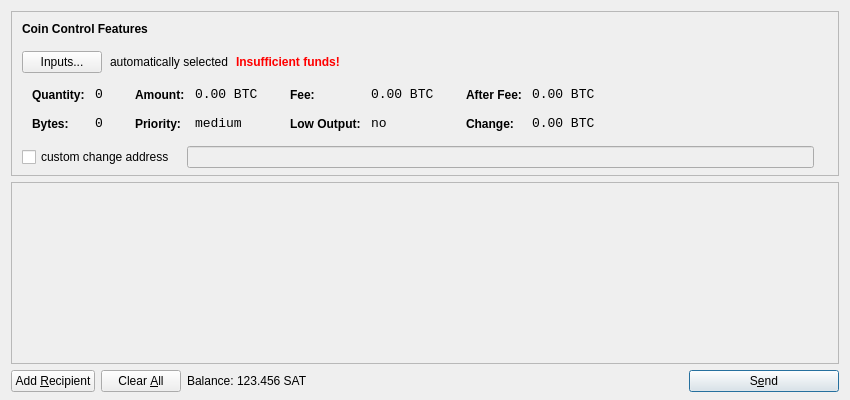
<?xml version="1.0" encoding="UTF-8"?>
<ui version="4.0">
 <class>SendCoinsDialog</class>
 <widget class="QDialog" name="SendCoinsDialog">
  <property name="geometry">
   <rect>
    <x>0</x>
    <y>0</y>
    <width>850</width>
    <height>400</height>
   </rect>
  </property>
  <property name="windowTitle">
   <string>Send Coins</string>
  </property>
  <layout class="QVBoxLayout" name="verticalLayout" stretch="0,1,0">
   <property name="bottomMargin">
    <number>8</number>
   </property>
   <item>
    <widget class="QFrame" name="frameCoinControl">
     <property name="sizePolicy">
      <sizepolicy hsizetype="Expanding" vsizetype="Expanding">
       <horstretch>0</horstretch>
       <verstretch>0</verstretch>
      </sizepolicy>
     </property>
     <property name="maximumSize">
      <size>
       <width>16777215</width>
       <height>16777215</height>
      </size>
     </property>
     <property name="frameShape">
      <enum>QFrame::StyledPanel</enum>
     </property>
     <property name="frameShadow">
      <enum>QFrame::Sunken</enum>
     </property>
     <layout class="QVBoxLayout" name="verticalLayoutCoinControl2">
      <property name="spacing">
       <number>-1</number>
      </property>
      <property name="leftMargin">
       <number>0</number>
      </property>
      <property name="topMargin">
       <number>0</number>
      </property>
      <property name="rightMargin">
       <number>0</number>
      </property>
      <property name="bottomMargin">
       <number>6</number>
      </property>
      <item>
       <layout class="QVBoxLayout" name="verticalLayoutCoinControl" stretch="0,0,0,0,1">
        <property name="spacing">
         <number>0</number>
        </property>
        <property name="leftMargin">
         <number>10</number>
        </property>
        <property name="topMargin">
         <number>10</number>
        </property>
        <item>
         <layout class="QHBoxLayout" name="horizontalLayoutCoinControl1">
          <property name="bottomMargin">
           <number>15</number>
          </property>
          <item>
           <widget class="QLabel" name="labelCoinControlFeatures">
            <property name="sizePolicy">
             <sizepolicy hsizetype="Preferred" vsizetype="Maximum">
              <horstretch>0</horstretch>
              <verstretch>0</verstretch>
             </sizepolicy>
            </property>
            <property name="font">
             <font>
              <weight>75</weight>
              <bold>true</bold>
             </font>
            </property>
            <property name="styleSheet">
             <string notr="true">font-weight:bold;</string>
            </property>
            <property name="text">
             <string>Coin Control Features</string>
            </property>
           </widget>
          </item>
         </layout>
        </item>
        <item>
         <layout class="QHBoxLayout" name="horizontalLayoutCoinControl2" stretch="0,0,0,0">
          <property name="spacing">
           <number>8</number>
          </property>
          <property name="bottomMargin">
           <number>10</number>
          </property>
          <item>
           <widget class="QPushButton" name="pushButtonCoinControl">
            <property name="styleSheet">
             <string notr="true"/>
            </property>
            <property name="text">
             <string>Inputs...</string>
            </property>
           </widget>
          </item>
          <item>
           <widget class="QLabel" name="labelCoinControlAutomaticallySelected">
            <property name="text">
             <string>automatically selected</string>
            </property>
            <property name="margin">
             <number>5</number>
            </property>
           </widget>
          </item>
          <item>
           <widget class="QLabel" name="labelCoinControlInsuffFunds">
            <property name="font">
             <font>
              <weight>75</weight>
              <bold>true</bold>
             </font>
            </property>
            <property name="styleSheet">
             <string notr="true">color:red;font-weight:bold;</string>
            </property>
            <property name="text">
             <string>Insufficient funds!</string>
            </property>
            <property name="margin">
             <number>5</number>
            </property>
           </widget>
          </item>
          <item>
           <spacer name="horizontalSpacerCoinControl">
            <property name="orientation">
             <enum>Qt::Horizontal</enum>
            </property>
            <property name="sizeHint" stdset="0">
             <size>
              <width>40</width>
              <height>1</height>
             </size>
            </property>
           </spacer>
          </item>
         </layout>
        </item>
        <item>
         <widget class="QWidget" name="widgetCoinControl" native="true">
          <property name="sizePolicy">
           <sizepolicy hsizetype="Preferred" vsizetype="Preferred">
            <horstretch>0</horstretch>
            <verstretch>0</verstretch>
           </sizepolicy>
          </property>
          <property name="minimumSize">
           <size>
            <width>0</width>
            <height>0</height>
           </size>
          </property>
          <property name="styleSheet">
           <string notr="true"/>
          </property>
          <layout class="QHBoxLayout" name="horizontalLayoutCoinControl5">
           <property name="margin">
            <number>0</number>
           </property>
           <item>
            <layout class="QHBoxLayout" name="horizontalLayoutCoinControl3" stretch="0,0,0,1">
             <property name="spacing">
              <number>20</number>
             </property>
             <property name="topMargin">
              <number>0</number>
             </property>
             <property name="bottomMargin">
              <number>10</number>
             </property>
             <item>
              <layout class="QFormLayout" name="formLayoutCoinControl1">
               <property name="horizontalSpacing">
                <number>10</number>
               </property>
               <property name="verticalSpacing">
                <number>14</number>
               </property>
               <property name="leftMargin">
                <number>10</number>
               </property>
               <property name="topMargin">
                <number>4</number>
               </property>
               <property name="rightMargin">
                <number>6</number>
               </property>
               <item row="0" column="0">
                <widget class="QLabel" name="labelCoinControlQuantityText">
                 <property name="styleSheet">
                  <string notr="true">font-weight:bold;</string>
                 </property>
                 <property name="text">
                  <string>Quantity:</string>
                 </property>
                 <property name="margin">
                  <number>0</number>
                 </property>
                </widget>
               </item>
               <item row="0" column="1">
                <widget class="QLabel" name="labelCoinControlQuantity">
                 <property name="font">
                  <font>
                   <family>Monospace</family>
                   <pointsize>10</pointsize>
                  </font>
                 </property>
                 <property name="cursor">
                  <cursorShape>IBeamCursor</cursorShape>
                 </property>
                 <property name="contextMenuPolicy">
                  <enum>Qt::ActionsContextMenu</enum>
                 </property>
                 <property name="text">
                  <string notr="true">0</string>
                 </property>
                 <property name="margin">
                  <number>0</number>
                 </property>
                 <property name="textInteractionFlags">
                  <set>Qt::LinksAccessibleByMouse|Qt::TextSelectableByKeyboard|Qt::TextSelectableByMouse</set>
                 </property>
                </widget>
               </item>
               <item row="1" column="0">
                <widget class="QLabel" name="labelCoinControlBytesText">
                 <property name="styleSheet">
                  <string notr="true">font-weight:bold;</string>
                 </property>
                 <property name="text">
                  <string>Bytes:</string>
                 </property>
                </widget>
               </item>
               <item row="1" column="1">
                <widget class="QLabel" name="labelCoinControlBytes">
                 <property name="font">
                  <font>
                   <family>Monospace</family>
                   <pointsize>10</pointsize>
                  </font>
                 </property>
                 <property name="cursor">
                  <cursorShape>IBeamCursor</cursorShape>
                 </property>
                 <property name="contextMenuPolicy">
                  <enum>Qt::ActionsContextMenu</enum>
                 </property>
                 <property name="text">
                  <string notr="true">0</string>
                 </property>
                 <property name="textInteractionFlags">
                  <set>Qt::LinksAccessibleByMouse|Qt::TextSelectableByKeyboard|Qt::TextSelectableByMouse</set>
                 </property>
                </widget>
               </item>
              </layout>
             </item>
             <item>
              <layout class="QFormLayout" name="formLayoutCoinControl2">
               <property name="horizontalSpacing">
                <number>10</number>
               </property>
               <property name="verticalSpacing">
                <number>14</number>
               </property>
               <property name="leftMargin">
                <number>6</number>
               </property>
               <property name="topMargin">
                <number>4</number>
               </property>
               <property name="rightMargin">
                <number>6</number>
               </property>
               <item row="0" column="0">
                <widget class="QLabel" name="labelCoinControlAmountText">
                 <property name="styleSheet">
                  <string notr="true">font-weight:bold;</string>
                 </property>
                 <property name="text">
                  <string>Amount:</string>
                 </property>
                 <property name="margin">
                  <number>0</number>
                 </property>
                </widget>
               </item>
               <item row="0" column="1">
                <widget class="QLabel" name="labelCoinControlAmount">
                 <property name="font">
                  <font>
                   <family>Monospace</family>
                   <pointsize>10</pointsize>
                  </font>
                 </property>
                 <property name="cursor">
                  <cursorShape>IBeamCursor</cursorShape>
                 </property>
                 <property name="contextMenuPolicy">
                  <enum>Qt::ActionsContextMenu</enum>
                 </property>
                 <property name="text">
                  <string notr="true">0.00 BTC</string>
                 </property>
                 <property name="textInteractionFlags">
                  <set>Qt::LinksAccessibleByMouse|Qt::TextSelectableByKeyboard|Qt::TextSelectableByMouse</set>
                 </property>
                </widget>
               </item>
               <item row="1" column="0">
                <widget class="QLabel" name="labelCoinControlPriorityText">
                 <property name="styleSheet">
                  <string notr="true">font-weight:bold;</string>
                 </property>
                 <property name="text">
                  <string>Priority:</string>
                 </property>
                </widget>
               </item>
               <item row="1" column="1">
                <widget class="QLabel" name="labelCoinControlPriority">
                 <property name="font">
                  <font>
                   <family>Monospace</family>
                   <pointsize>10</pointsize>
                  </font>
                 </property>
                 <property name="cursor">
                  <cursorShape>IBeamCursor</cursorShape>
                 </property>
                 <property name="contextMenuPolicy">
                  <enum>Qt::ActionsContextMenu</enum>
                 </property>
                 <property name="text">
                  <string>medium</string>
                 </property>
                 <property name="textInteractionFlags">
                  <set>Qt::LinksAccessibleByMouse|Qt::TextSelectableByKeyboard|Qt::TextSelectableByMouse</set>
                 </property>
                </widget>
               </item>
              </layout>
             </item>
             <item>
              <layout class="QFormLayout" name="formLayoutCoinControl3">
               <property name="horizontalSpacing">
                <number>10</number>
               </property>
               <property name="verticalSpacing">
                <number>14</number>
               </property>
               <property name="leftMargin">
                <number>6</number>
               </property>
               <property name="topMargin">
                <number>4</number>
               </property>
               <property name="rightMargin">
                <number>6</number>
               </property>
               <item row="0" column="0">
                <widget class="QLabel" name="labelCoinControlFeeText">
                 <property name="styleSheet">
                  <string notr="true">font-weight:bold;</string>
                 </property>
                 <property name="text">
                  <string>Fee:</string>
                 </property>
                 <property name="margin">
                  <number>0</number>
                 </property>
                </widget>
               </item>
               <item row="0" column="1">
                <widget class="QLabel" name="labelCoinControlFee">
                 <property name="font">
                  <font>
                   <family>Monospace</family>
                   <pointsize>10</pointsize>
                  </font>
                 </property>
                 <property name="cursor">
                  <cursorShape>IBeamCursor</cursorShape>
                 </property>
                 <property name="contextMenuPolicy">
                  <enum>Qt::ActionsContextMenu</enum>
                 </property>
                 <property name="text">
                  <string notr="true">0.00 BTC</string>
                 </property>
                 <property name="textInteractionFlags">
                  <set>Qt::LinksAccessibleByMouse|Qt::TextSelectableByKeyboard|Qt::TextSelectableByMouse</set>
                 </property>
                </widget>
               </item>
               <item row="1" column="0">
                <widget class="QLabel" name="labelCoinControlLowOutputText">
                 <property name="styleSheet">
                  <string notr="true">font-weight:bold;</string>
                 </property>
                 <property name="text">
                  <string>Low Output:</string>
                 </property>
                </widget>
               </item>
               <item row="1" column="1">
                <widget class="QLabel" name="labelCoinControlLowOutput">
                 <property name="font">
                  <font>
                   <family>Monospace</family>
                   <pointsize>10</pointsize>
                  </font>
                 </property>
                 <property name="cursor">
                  <cursorShape>IBeamCursor</cursorShape>
                 </property>
                 <property name="contextMenuPolicy">
                  <enum>Qt::ActionsContextMenu</enum>
                 </property>
                 <property name="text">
                  <string>no</string>
                 </property>
                 <property name="textInteractionFlags">
                  <set>Qt::LinksAccessibleByMouse|Qt::TextSelectableByKeyboard|Qt::TextSelectableByMouse</set>
                 </property>
                </widget>
               </item>
              </layout>
             </item>
             <item>
              <layout class="QFormLayout" name="formLayoutCoinControl4">
               <property name="horizontalSpacing">
                <number>10</number>
               </property>
               <property name="verticalSpacing">
                <number>14</number>
               </property>
               <property name="leftMargin">
                <number>6</number>
               </property>
               <property name="topMargin">
                <number>4</number>
               </property>
               <property name="rightMargin">
                <number>6</number>
               </property>
               <item row="0" column="0">
                <widget class="QLabel" name="labelCoinControlAfterFeeText">
                 <property name="styleSheet">
                  <string notr="true">font-weight:bold;</string>
                 </property>
                 <property name="text">
                  <string>After Fee:</string>
                 </property>
                 <property name="margin">
                  <number>0</number>
                 </property>
                </widget>
               </item>
               <item row="0" column="1">
                <widget class="QLabel" name="labelCoinControlAfterFee">
                 <property name="font">
                  <font>
                   <family>Monospace</family>
                   <pointsize>10</pointsize>
                  </font>
                 </property>
                 <property name="cursor">
                  <cursorShape>IBeamCursor</cursorShape>
                 </property>
                 <property name="contextMenuPolicy">
                  <enum>Qt::ActionsContextMenu</enum>
                 </property>
                 <property name="text">
                  <string notr="true">0.00 BTC</string>
                 </property>
                 <property name="textInteractionFlags">
                  <set>Qt::LinksAccessibleByMouse|Qt::TextSelectableByKeyboard|Qt::TextSelectableByMouse</set>
                 </property>
                </widget>
               </item>
               <item row="1" column="0">
                <widget class="QLabel" name="labelCoinControlChangeText">
                 <property name="styleSheet">
                  <string notr="true">font-weight:bold;</string>
                 </property>
                 <property name="text">
                  <string>Change:</string>
                 </property>
                </widget>
               </item>
               <item row="1" column="1">
                <widget class="QLabel" name="labelCoinControlChange">
                 <property name="font">
                  <font>
                   <family>Monospace</family>
                   <pointsize>10</pointsize>
                  </font>
                 </property>
                 <property name="cursor">
                  <cursorShape>IBeamCursor</cursorShape>
                 </property>
                 <property name="contextMenuPolicy">
                  <enum>Qt::ActionsContextMenu</enum>
                 </property>
                 <property name="text">
                  <string notr="true">0.00 BTC</string>
                 </property>
                 <property name="textInteractionFlags">
                  <set>Qt::LinksAccessibleByMouse|Qt::TextSelectableByKeyboard|Qt::TextSelectableByMouse</set>
                 </property>
                </widget>
               </item>
              </layout>
             </item>
            </layout>
           </item>
          </layout>
         </widget>
        </item>
        <item>
         <layout class="QHBoxLayout" name="horizontalLayoutCoinControl4" stretch="0,0,0">
          <property name="spacing">
           <number>12</number>
          </property>
          <property name="sizeConstraint">
           <enum>QLayout::SetDefaultConstraint</enum>
          </property>
          <property name="topMargin">
           <number>5</number>
          </property>
          <property name="rightMargin">
           <number>5</number>
          </property>
          <item>
           <widget class="QCheckBox" name="checkBoxCoinControlChange">
            <property name="text">
             <string>custom change address</string>
            </property>
           </widget>
          </item>
          <item>
           <widget class="QLineEdit" name="lineEditCoinControlChange">
            <property name="enabled">
             <bool>false</bool>
            </property>
            <property name="sizePolicy">
             <sizepolicy hsizetype="Expanding" vsizetype="Fixed">
              <horstretch>0</horstretch>
              <verstretch>0</verstretch>
             </sizepolicy>
            </property>
           </widget>
          </item>
          <item>
           <widget class="QLabel" name="labelCoinControlChangeLabel">
            <property name="sizePolicy">
             <sizepolicy hsizetype="Preferred" vsizetype="Expanding">
              <horstretch>0</horstretch>
              <verstretch>0</verstretch>
             </sizepolicy>
            </property>
            <property name="minimumSize">
             <size>
              <width>0</width>
              <height>0</height>
             </size>
            </property>
            <property name="text">
             <string/>
            </property>
            <property name="margin">
             <number>3</number>
            </property>
           </widget>
          </item>
         </layout>
        </item>
        <item>
         <spacer name="verticalSpacerCoinControl">
          <property name="orientation">
           <enum>Qt::Vertical</enum>
          </property>
          <property name="sizeHint" stdset="0">
           <size>
            <width>800</width>
            <height>1</height>
           </size>
          </property>
         </spacer>
        </item>
       </layout>
      </item>
     </layout>
    </widget>
   </item>
   <item>
    <widget class="QScrollArea" name="scrollArea">
     <property name="widgetResizable">
      <bool>true</bool>
     </property>
     <widget class="QWidget" name="scrollAreaWidgetContents">
      <property name="geometry">
       <rect>
        <x>0</x>
        <y>0</y>
        <width>830</width>
        <height>165</height>
       </rect>
      </property>
      <layout class="QVBoxLayout" name="verticalLayout_2">
       <property name="margin">
        <number>0</number>
       </property>
       <item>
        <layout class="QVBoxLayout" name="entries">
         <property name="spacing">
          <number>6</number>
         </property>
        </layout>
       </item>
       <item>
        <spacer name="verticalSpacer">
         <property name="orientation">
          <enum>Qt::Vertical</enum>
         </property>
         <property name="sizeHint" stdset="0">
          <size>
           <width>20</width>
           <height>40</height>
          </size>
         </property>
        </spacer>
       </item>
      </layout>
     </widget>
    </widget>
   </item>
   <item>
    <layout class="QHBoxLayout" name="horizontalLayout">
     <item>
      <widget class="QPushButton" name="addButton">
       <property name="toolTip">
        <string>Send to multiple recipients at once</string>
       </property>
       <property name="text">
        <string>Add &amp;Recipient</string>
       </property>
       <property name="icon">
        <iconset resource="../bitcoin.qrc">
         <normaloff>:/icons/add</normaloff>:/icons/add</iconset>
       </property>
       <property name="autoDefault">
        <bool>false</bool>
       </property>
      </widget>
     </item>
     <item>
      <widget class="QPushButton" name="clearButton">
       <property name="sizePolicy">
        <sizepolicy hsizetype="Minimum" vsizetype="Fixed">
         <horstretch>0</horstretch>
         <verstretch>0</verstretch>
        </sizepolicy>
       </property>
       <property name="toolTip">
        <string>Remove all transaction fields</string>
       </property>
       <property name="text">
        <string>Clear &amp;All</string>
       </property>
       <property name="icon">
        <iconset resource="../bitcoin.qrc">
         <normaloff>:/icons/remove</normaloff>:/icons/remove</iconset>
       </property>
       <property name="autoRepeatDelay">
        <number>300</number>
       </property>
       <property name="autoDefault">
        <bool>false</bool>
       </property>
      </widget>
     </item>
     <item>
      <layout class="QHBoxLayout" name="horizontalLayout_2">
       <property name="spacing">
        <number>3</number>
       </property>
       <item>
        <widget class="QLabel" name="label">
         <property name="text">
          <string>Balance:</string>
         </property>
        </widget>
       </item>
       <item>
        <widget class="QLabel" name="labelBalance">
         <property name="cursor">
          <cursorShape>IBeamCursor</cursorShape>
         </property>
         <property name="text">
          <string>123.456 SAT</string>
         </property>
         <property name="textInteractionFlags">
          <set>Qt::LinksAccessibleByMouse|Qt::TextSelectableByKeyboard|Qt::TextSelectableByMouse</set>
         </property>
        </widget>
       </item>
      </layout>
     </item>
     <item>
      <spacer name="horizontalSpacer">
       <property name="orientation">
        <enum>Qt::Horizontal</enum>
       </property>
       <property name="sizeHint" stdset="0">
        <size>
         <width>40</width>
         <height>20</height>
        </size>
       </property>
      </spacer>
     </item>
     <item>
      <widget class="QPushButton" name="sendButton">
       <property name="minimumSize">
        <size>
         <width>150</width>
         <height>0</height>
        </size>
       </property>
       <property name="toolTip">
        <string>Confirm the send action</string>
       </property>
       <property name="text">
        <string>S&amp;end</string>
       </property>
       <property name="icon">
        <iconset resource="../bitcoin.qrc">
         <normaloff>:/icons/send</normaloff>:/icons/send</iconset>
       </property>
       <property name="default">
        <bool>true</bool>
       </property>
      </widget>
     </item>
    </layout>
   </item>
  </layout>
 </widget>
 <resources>
  <include location="../bitcoin.qrc"/>
 </resources>
 <connections/>
</ui>
